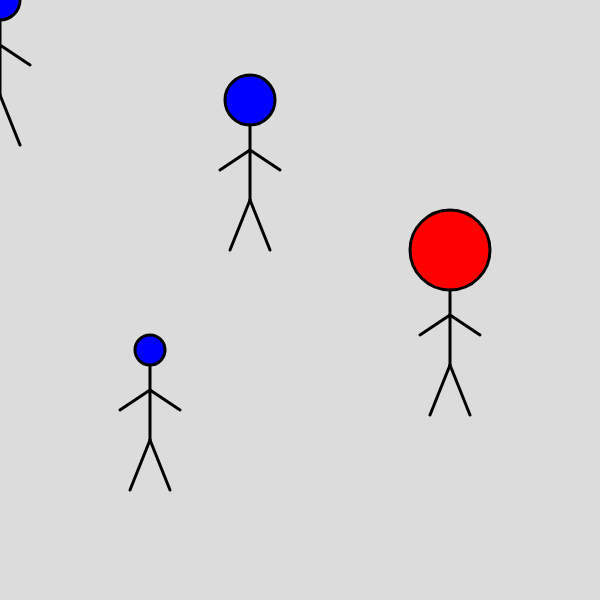
Frame 1 (no input)
Frame 60 (no input): identical to frame 1, image omitted
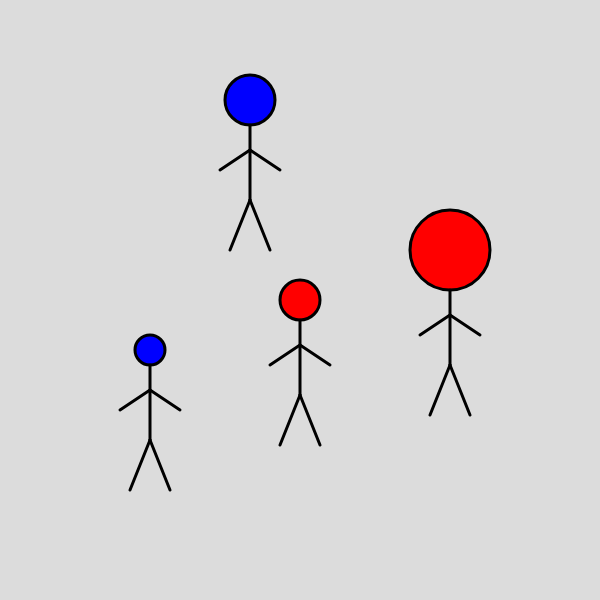
Frame 120 (the mouse pressed at the canvas centre since frame 60)

The p5.js sketch that drew these frames (run headless with seeded random() and noise() and a simulated clock; from frame 60 on, the mouse is pressed at the canvas centre):

// p5.js sketch
// ── sketch.js
/*
   Description: Lesson 9 - Custom Functions example
   Author: Mr. Kowalczewski
   Date of last edit: October 28, 2026
*/


function setup() {
  createCanvas(600, 600);
  strokeWeight(3);
}

function draw() {
  background(220);

  // ----- Calling a function -----
  // no parameters: always the same person, same spot
  //stickPersonBasic();

  // // ----- Calling with arguments -----
  // // when the function is defined with parameters/arguments, you must provide them in order
  // stickPersonWithHead(100);
  // stickPersonWithHead(250);
  // stickPersonWithHead(mouseX);
  
  
  
  stickPerson(250, 100, 50);
  stickPerson(450, 250, 80);
  stickPerson(150, 350, 30);

  // follows the mouse
  stickPerson(mouseX, mouseY, 40);

}

// ----- A function with no parameters -----
function stickPersonBasic() {
  fill(255);
  circle(headX, 100, 50);       // head
  line(100, 125, 100, 200);   // body
  line(100, 150, 70, 170);    // left arm
  line(100, 150, 130, 170);   // right arm
  line(100, 200, 80, 250);    // left leg
  line(100, 200, 120, 250);   // right leg
}

// ----- A function with one parameter -----
function stickPersonWithHead(headX) {
  circle(headX, 100, 50);              // head
  line(headX, 125, headX, 200);        // body
  line(headX, 150, headX - 30, 170);   // left arm
  line(headX, 150, headX + 30, 170);   // right arm
  line(headX, 200, headX - 20, 250);   // left leg
  line(headX, 200, headX + 20, 250);   // right leg
}

// ----- A function with parameters -----
// headX, headY and headSize only exist inside this function (local)
function stickPerson(headX, headY, headSize) {
  // if/else inside a function: colour depends on position
  if (headX < width / 2) {
    fill(0, 0, 255);
  }
  else {
    fill(255, 0, 0);
  }

  // every shape is placed relative to the head
  let neckY = headY + headSize / 2;
  circle(headX, headY, headSize);              // head
  line(headX, neckY, headX, neckY + 75);       // body
  line(headX, neckY + 25, headX - 30, neckY + 45); // left arm
  line(headX, neckY + 25, headX + 30, neckY + 45); // right arm
  line(headX, neckY + 75, headX - 20, neckY + 125); // left leg
  line(headX, neckY + 75, headX + 20, neckY + 125); // right leg
}
